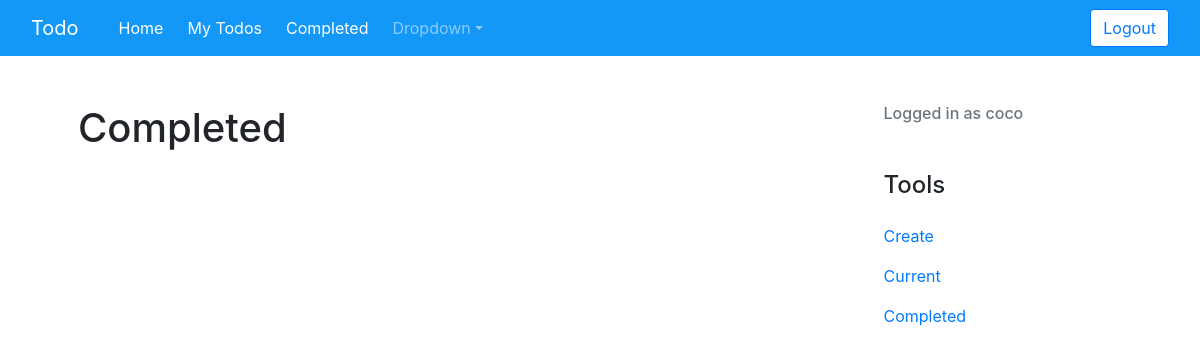
The page /completed/ (signed in) on the database as committed earlier.
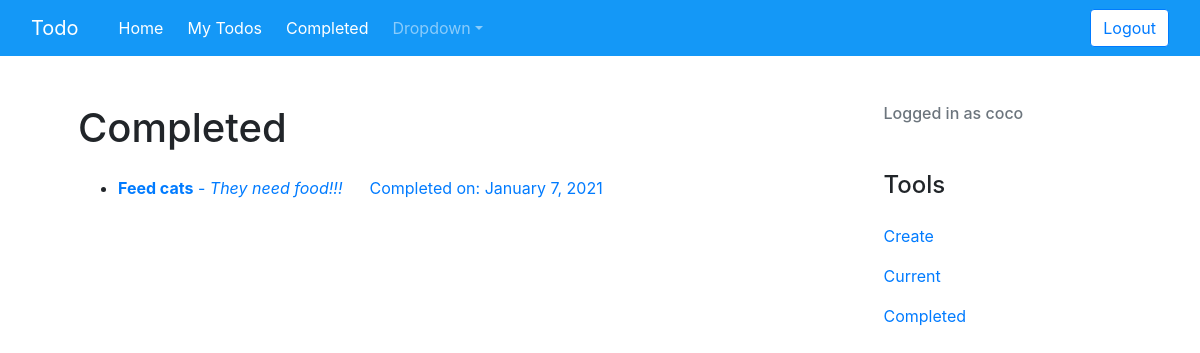
The same page on the database as committed later.
### todo/models.py (models this page shows, shortened)
class Todo(models.Model):
    title = models.CharField(max_length=100)
    memo = models.TextField(blank=True)
    created = models.DateTimeField(auto_now_add=True)
    datecompleted = models.DateTimeField(null=True, blank=True)
    important = models.BooleanField(default=False)
    user = models.ForeignKey(User, on_delete=models.CASCADE)
    quantity = models.CharField(max_length=100, blank=True)
    photo_main = models.ImageField(upload_to='photos/%Y/%m%d/', blank=True, null=True)
    need_by_date = models.CharField(max_length=100, blank=True, null=True)

### todo/views.py (the view)
# urls.py: path('completed/', views.completedtodos, name='completed'),
@login_required
def completedtodos(request):
    todos = Todo.objects.filter(user=request.user, datecompleted__isnull=False).order_by('-datecompleted')
    return render(request, 'todo/completedtodos.html', {'todos':todos})

### todo/templates/todo/completedtodos.html
{% extends 'todo/base.html' %}
{% block content %}
<h1 class="mb-4">Completed</h1>
<ul>
    {% for todo in todos %}
    <li>
        <a href="{% url 'viewtodo' todo.id %}">
        {% if todo.important %}<b>{% endif %}{{ todo.title }}{% if todo.important %}</b>{% endif %}
        {% if todo.memo %} -
            {% if todo.memo %}<em>{% endif %} {{ todo.memo }} {% if todo.memo %}</em>{% endif %}
        {% endif %}
       &nbsp; &nbsp;&nbsp;&nbsp;Completed on: {{ todo.datecompleted|date:"F j, Y"}}
        </a>
    </li>
    {% endfor %}
</ul>
</div>
{% endblock %}

Rows that differ between the two databases and show on the page:
now on this page (row edited): Todo: title "Feed cats", memo "They need food!!!", datecompleted "January 7, 2021"
